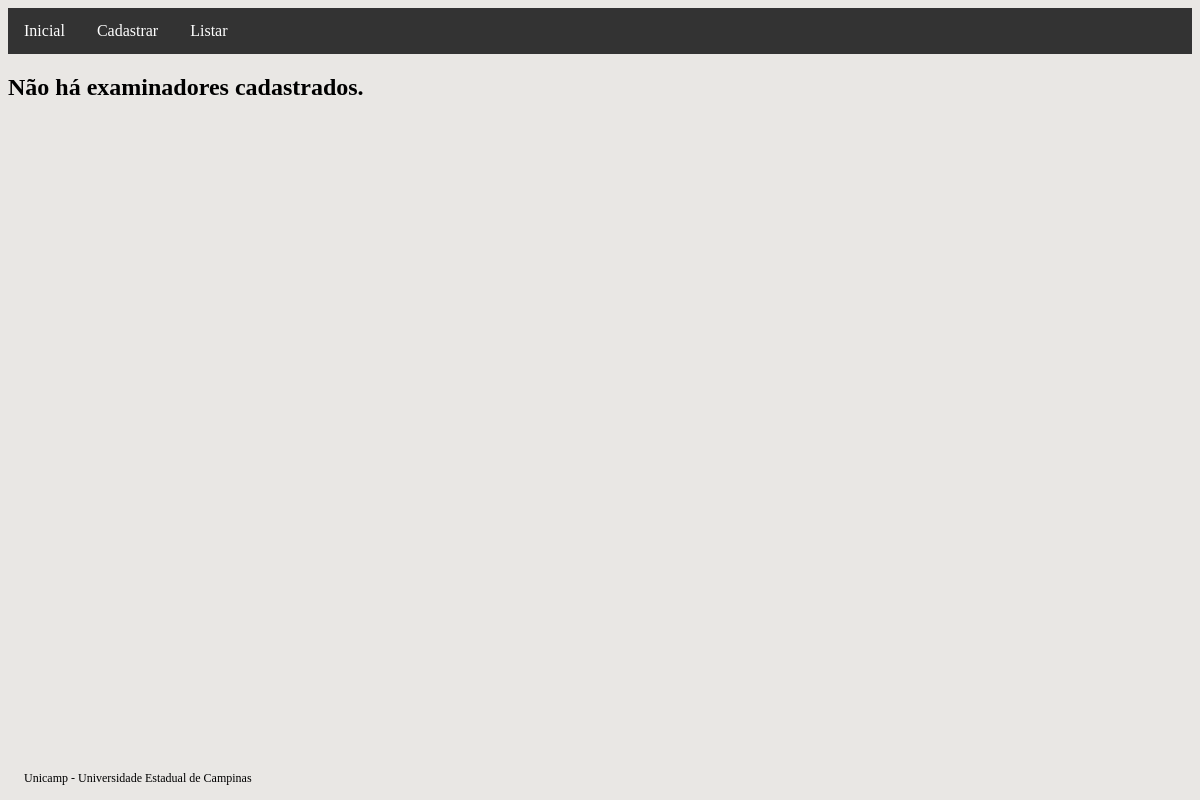
/examinador-list, run on an earlier commit of the app's database.
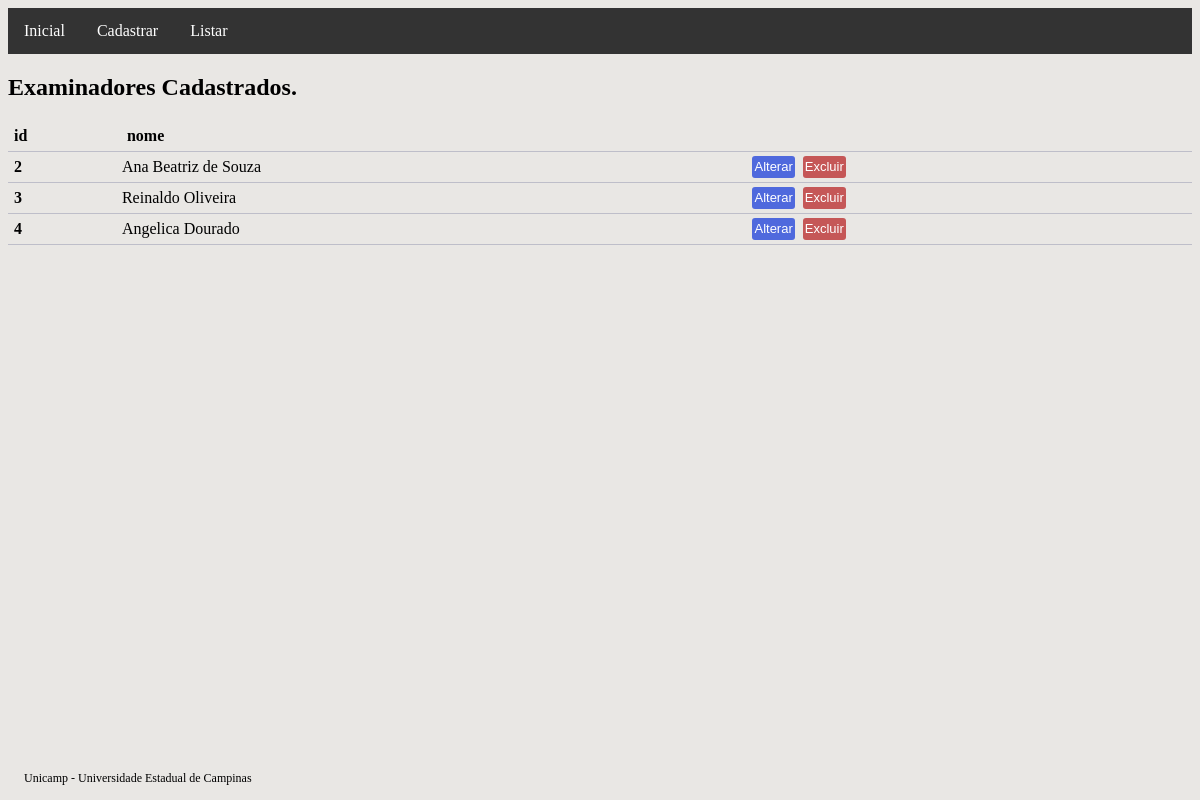
And on a later commit of the database.
### main/models.py (models this page shows)
class Examinador(models.Model):
    nome = models.CharField(max_length=100, db_index=True, null=False, blank=False)

### main/views.py (the view)
# urls.py: path('examinador-list', CadastroExaminadorList.as_view(template_name='examinador_list.html'), name='examinador_list'),
class CadastroExaminadorList(ListView):
    model = Examinador

### main/templates/examinador_list.html (shortened to what this page needs)
{% extends "base.html" %}
{% block conteudo %}
{% if examinador_list %}
<h2>Examinadores Cadastrados.</h2>
<table class="tabela">
    <thead>
        <tr>
            <th>id</th>
            <th>nome</th>
        </tr>
    </thead>
    <tbody>
        {% for n in examinador_list %}
        <tr>
            <th scope="row">{{ n.pk }}</th>
            <td>{{ n.nome }}</td>
            <td>
                <a href="{% url 'examinador_update' pk=n.pk %}"><button class="botao_confirmar">Alterar</button></a>
                <a href="{% url 'examinador_delete' pk=n.pk %}"><button class="botao_aviso">Excluir</button></a>
            </td>
        </tr>
        {% endfor %}
    </tbody>
</table>
{% else %}
<h2>Não há examinadores cadastrados.</h2>
{% endif %}
{% endblock conteudo %}

What changed in the data, as far as the page shows it:
added Examinador: pk "2", nome "Ana Beatriz de Souza"
added Examinador: pk "3", nome "Reinaldo Oliveira"
added Examinador: pk "4", nome "Angelica Dourado"
Also different on the page:
text no longer shown: "Não há examinadores cadastrados."
text now shown: "Examinadores Cadastrados. id nome"
